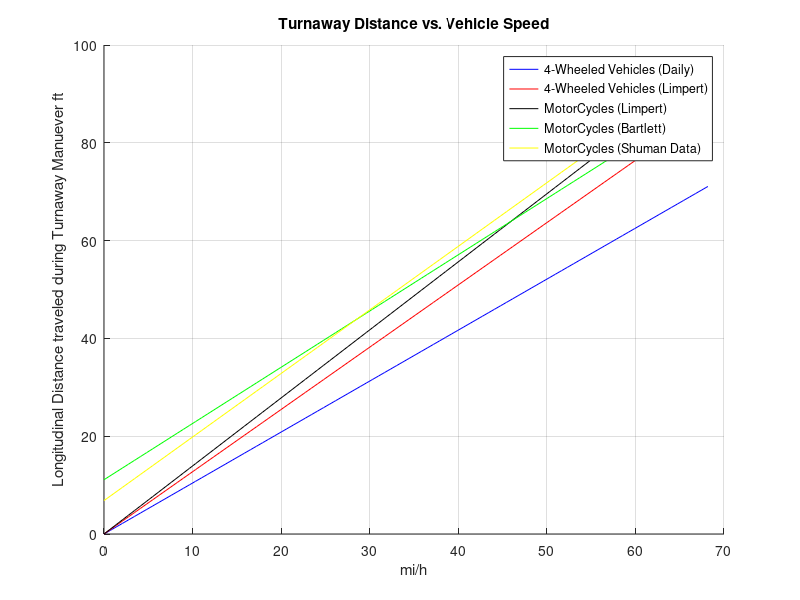

The MATLAB script that drew this image:
% One half lane change or Critical Turnaway manuever comparisons equations between
% MotorCycles and 4-Wheeled Vehicles. This Manuever and the equations that are 
% attempting to define them are measureing the longitudinal distance traveled during
% the conduction of said manuever, details on the different equations and thier 
% Origin are shown below.

% Daily's Equation for Critical Turnaway distance (4-Wheeled vehcles)
% Xd=V.*sqrt((2.*dy)/(mu.*g)) 
% Where
% Xd=Longitudinal distance traversed during the turnaway manuever
% V=Vehicle Velocity ft/s
% We will be using a mu of .8 for the moment( this may be invalid, and we will want
% to play with this here. My source for this equation says we should use mu subscript
% m, which is appearetnly the maximum coefficent of friction between the tire and 
% Roadway
% dy=Lateral displacment for critical turnaway (might use 6.5) I will need to 
% pay attenction to this value, which will be similar to the L value of later
% equations.
% g is obviously acceleration of gravity

% Limperts Equation for Critical Turnaway distance for (4-Wheeled Vhicles)

% Xl=V.*sqrt((2.*dy)/(.85.*mu.*g))
% Note: the values are all the same other than the .85, or 85 percent of maximum
% lateral acceleration used. recomended for critical turn away values  ( I actually
% changed this value to .67 percent of maximum lateral acceleration used.)

% Limperts Equation for Critical Trunaway distance for (Motorcyclels) comes highly
% recomended
% Xu=Cl.*V.*sqrt(L/fy)
% Cl=limperts constant .45-.3 Ill play with these values a bit.
% L= lateral displacement during manuever
% fy=turning lateral acceleration in g units .65g is maximum value, and the one we
% we will use here

% Wade D. Bartlett empirically derived equation Note: data only valid for a lateral
% displacement of 6.5 ft for turnaway manuver (empirically derived equation)
% From SAE Paper "Time and Distance Required for a MotorCycle to Turn away from
% an Obstacle"
% Xw=1.15mph+11.1

% Carl. F Shumans data... I did a least squars best fit line to the Shumans
% data for dist for wheels to clear obstacle, which I belive is the same as the 
% turn away distance. In anycase the equation seems to agree well with the other
% turn away distance equations for MotorCycles.
% y=1.3.*mph+6.833

clear all;
clc;

L=6.5 ;% lateral displacment feet

dy=6.5; % Lateral displacment feet

mu=.8 ;% coefficent of friction for a dry roadway

g=32.17; % ft/s/s

Cl=.30 ;% limperts constant motorcycles

fy=.65 ;% limperts lateral acceleration value motorcycels 

V=linspace(0,100,100); % Vehicle veleocity ft/s

Xd=V.*sqrt((2.*dy)/(mu.*g)); % Dailys equation 4-Wheeled Vehicels 

Xl=V.*sqrt((2.*dy)/(.67.*mu.*g)); % Limperts equation 4-Wheeled Vehicles 

Xu=Cl.*V.*sqrt(L/fy); % Limperts equation motorcycles

mph=(60/88).*V; % convert ft/s to mph

Xw=1.15.*mph+11.1; % Wade D. Bartletts equation

y=1.3.*mph+6.833; % Least Squars regression of Shuman Data

hold on;
grid on;

plot(mph,Xd,"color",'b',";4-Wheeled Vehicles (Daily);");
plot(mph,Xl,"color",'r',";4-Wheeled Vehicles (Limpert);");
plot(mph,Xu,"color",'k',";MotorCycles (Limpert);");
plot(mph,Xw,"color",'g',";MotorCycles (Bartlett);");
plot(mph,y,"color",'y',";MotorCycles (Shuman Data);");
xlabel("mi/h");
ylabel("Longitudinal Distance traveled during Turnaway Manuever ft");
title("Turnaway Distance vs. Vehicle Speed");

